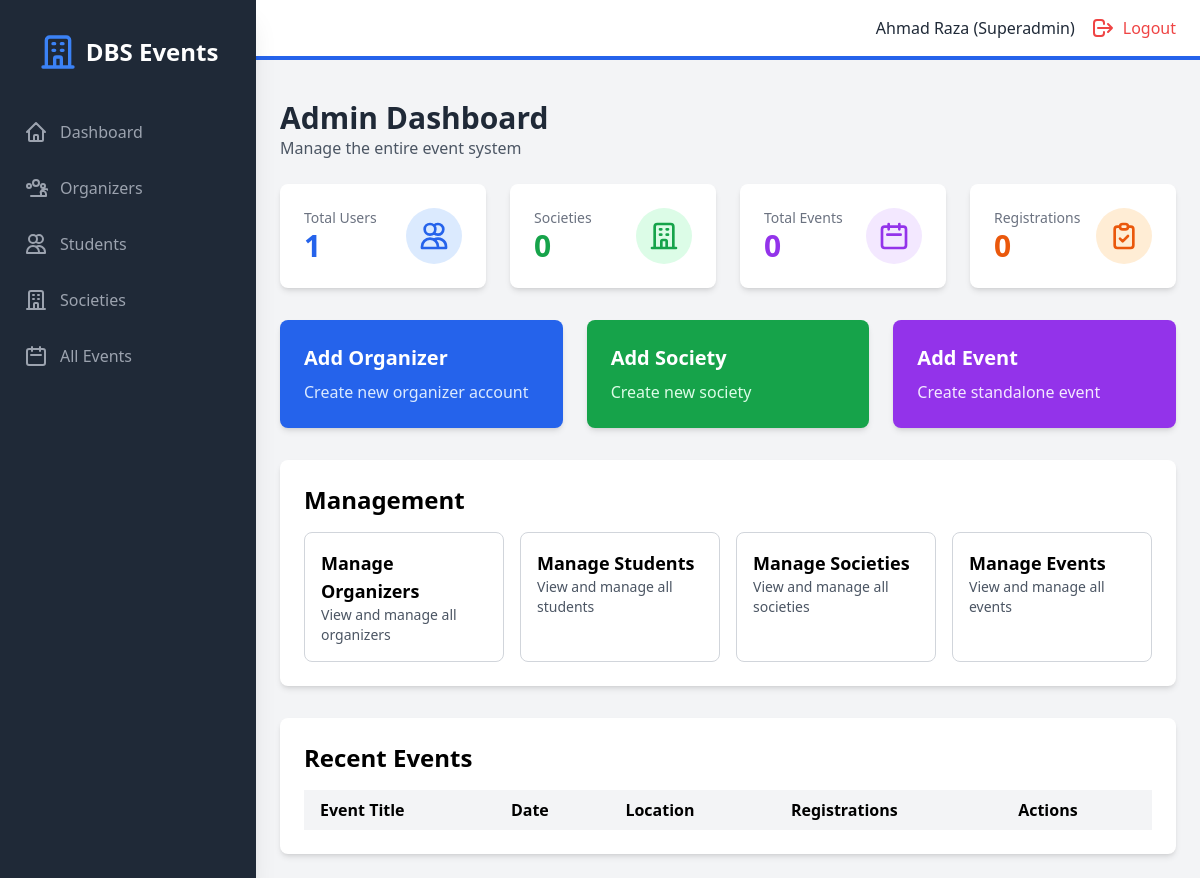
The app's page /admin/dashboard (signed in), older data.
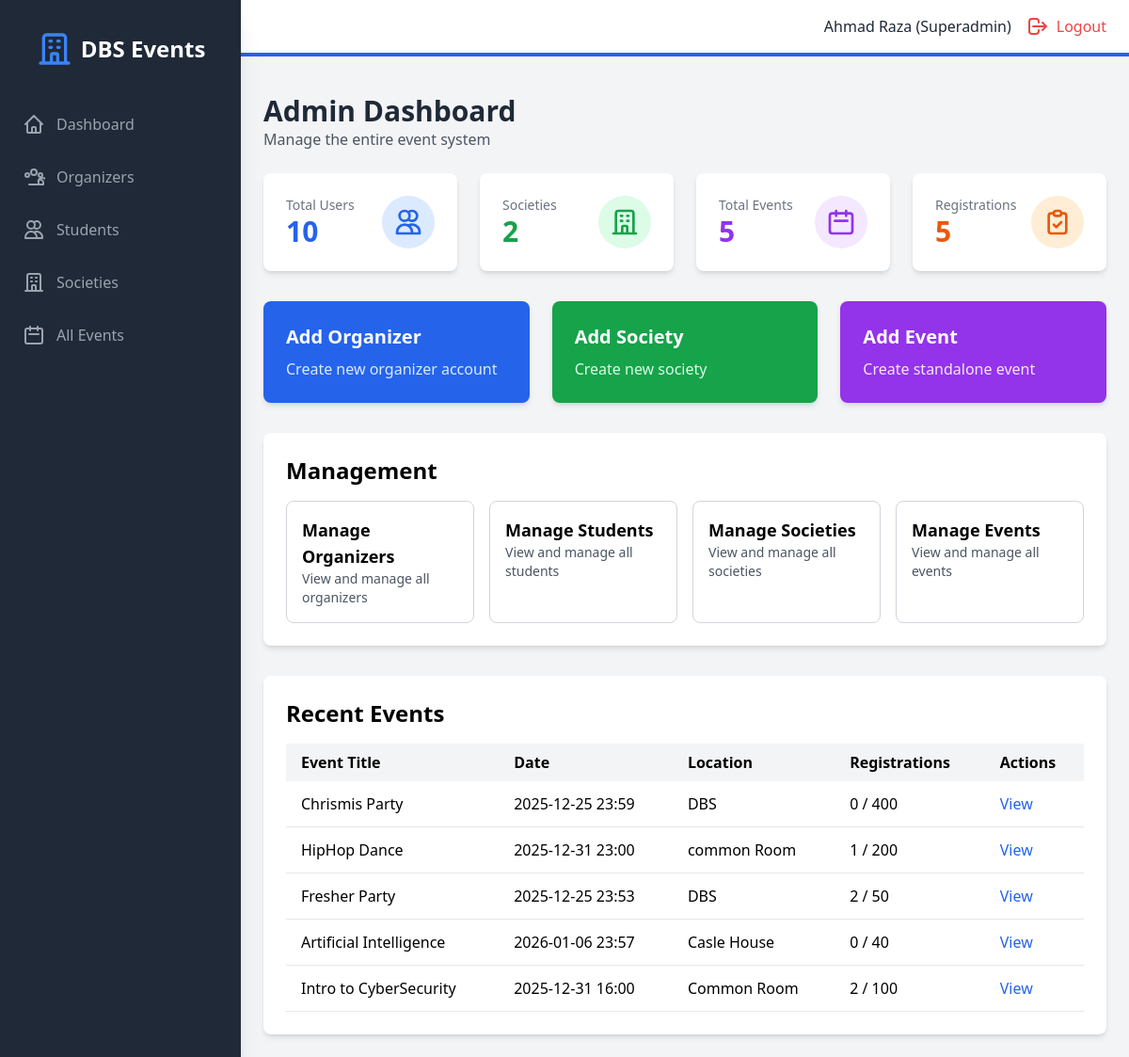
The same page, newer data.
### models.py (models this page shows, shortened)
class Event(db.Model):
    id = db.Column(db.Integer, primary_key=True)
    title = db.Column(db.String(200), nullable=False)
    description = db.Column(db.Text, nullable=True)
    event_date = db.Column(db.DateTime, nullable=False)
    location = db.Column(db.String(200), nullable=False)
    capacity = db.Column(db.Integer, nullable=False)
    is_paid = db.Column(db.Boolean, default=False)
    cost = db.Column(db.Float, default=0.0)
    society_id = db.Column(db.Integer, db.ForeignKey('society.id'), nullable=True)
    created_by = db.Column(db.Integer, db.ForeignKey('user.id'), nullable=False)
    created_at = db.Column(db.DateTime, default=datetime.utcnow)
    registrations = db.relationship('Registration', backref='event', lazy=True, cascade='all, delete-orphan')
    def get_registered_count(self):
        return len(self.registrations)

### backend/routes/admin.py (the view)
@admin_bp.route("/admin/dashboard", endpoint="admin_dashboard")
@admin_required
def admin_dashboard():
    total_users = User.query.count()
    total_societies = Society.query.count()
    total_events = Event.query.count()
    total_registrations = Registration.query.count()
    recent_events = Event.query.order_by(Event.created_at.desc()).limit(5).all()
    return render_template(
        "admin/dashboard.html",
        total_users=total_users,
        total_societies=total_societies,
        total_events=total_events,
        total_registrations=total_registrations,
        recent_events=recent_events,
    )

### backend/main.py (called while the page is built)
@login_manager.user_loader
def load_user(user_id):
    return User.query.get(int(user_id))

### frontend/templates/admin/dashboard.html (shortened to what the changed rows need)
{% extends "base.html" %}
{% block auth_content %}
<div class="mb-6">
    <h1 class="text-3xl font-bold text-gray-800">Admin Dashboard</h1>
</div>
<div class="grid grid-cols-1 md:grid-cols-4 gap-6 mb-8">
    <div class="bg-white rounded-lg shadow-md p-6">
        <div class="flex items-center justify-between">
            <div>
                <p class="text-gray-500 text-sm">Total Users</p>
                <p class="text-3xl font-bold text-blue-600">{{ total_users }}</p>
            </div>
        </div>
    </div>
    <div class="bg-white rounded-lg shadow-md p-6">
        <div class="flex items-center justify-between">
            <div>
                <p class="text-gray-500 text-sm">Societies</p>
                <p class="text-3xl font-bold text-green-600">{{ total_societies }}</p>
            </div>
        </div>
    </div>
    <div class="bg-white rounded-lg shadow-md p-6">
        <div class="flex items-center justify-between">
            <div>
                <p class="text-gray-500 text-sm">Total Events</p>
                <p class="text-3xl font-bold text-purple-600">{{ total_events }}</p>
            </div>
        </div>
    </div>
    <div class="bg-white rounded-lg shadow-md p-6">
        <div class="flex items-center justify-between">
            <div>
                <p class="text-gray-500 text-sm">Registrations</p>
                <p class="text-3xl font-bold text-orange-600">{{ total_registrations }}</p>
            </div>
        </div>
    </div>
</div>
<div class="bg-white rounded-lg shadow-md p-6 mb-8">
    <h2 class="text-2xl font-bold mb-4">Management</h2>
</div>
<div class="bg-white rounded-lg shadow-md p-6">
    <h2 class="text-2xl font-bold mb-4">Recent Events</h2>
    <div class="overflow-x-auto">
        <table class="w-full">
            <thead class="bg-gray-100">
                <tr>
                    <th class="px-4 py-2 text-left">Event Title</th>
                    <th class="px-4 py-2 text-left">Date</th>
                    <th class="px-4 py-2 text-left">Location</th>
                    <th class="px-4 py-2 text-left">Registrations</th>
                    <th class="px-4 py-2 text-left">Actions</th>
                </tr>
            </thead>
            <tbody>
                {% for event in recent_events %}
                <tr class="border-b hover:bg-gray-50">
                    <td class="px-4 py-3">{{ event.title }}</td>
                    <td class="px-4 py-3">{{ event.event_date.strftime('%Y-%m-%d %H:%M') }}</td>
                    <td class="px-4 py-3">{{ event.location }}</td>
                    <td class="px-4 py-3">{{ event.get_registered_count() }} / {{ event.capacity }}</td>
                    <td class="px-4 py-3">
                        <a href="{{ url_for('registrations.view_registrations', event_id=event.id) }}" class="text-blue-600 hover:underline">View</a>
                    </td>
                </tr>
                {% endfor %}
            </tbody>
        </table>
    </div>
</div>
{% endblock %}

Row changes from the older to the newer data that the page shows:
added Event: title "Chrismis Party", event_date "2025-12-25 23:59", location "DBS", get_registered_count "0", capacity "400"
added Event: title "HipHop Dance", event_date "2025-12-31 23:00", location "common Room", get_registered_count "1", capacity "200"
added Event: title "Fresher Party", event_date "2025-12-25 23:53", location "DBS", get_registered_count "2", capacity "50"
added Event: title "Artificial Intelligence", event_date "2026-01-06 23:57", location "Casle House", get_registered_count "0", capacity "40"
added Event: title "Intro to CyberSecurity", event_date "2025-12-31 16:00", location "Common Room", get_registered_count "2", capacity "100"
Text that changed along with them:
{{ total_users }}: "1" → "10"
{{ total_societies }}: "0" → "2"
{{ total_events }}: "0" → "5"
{{ total_registrations }}: "0" → "5"
